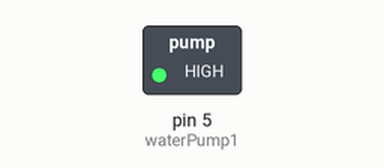
A sketch run on a simulated Arduino Uno, built with avr-gcc and run on an emulated ATmega328P. On the bench: switched loads named in the sketch (green lamp = pin HIGH).

Above: at 0.1 s.
At 2.1 s:
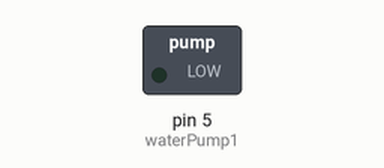
Timing chart, 0 to 3.6 s (numbered marks = the images above):
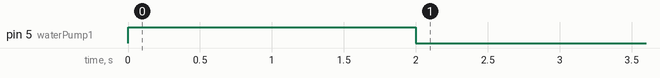

The sketch:

waterPump.ino
```cpp
const int waterPump1 = 5;

void setup() {
  pinMode(waterPump1, OUTPUT);
  Serial.begin(9600);

  digitalWrite(waterPump1, HIGH);
  delay(2000);
  digitalWrite(waterPump1, LOW);
  delay(2000);
}

void loop() {}
```
